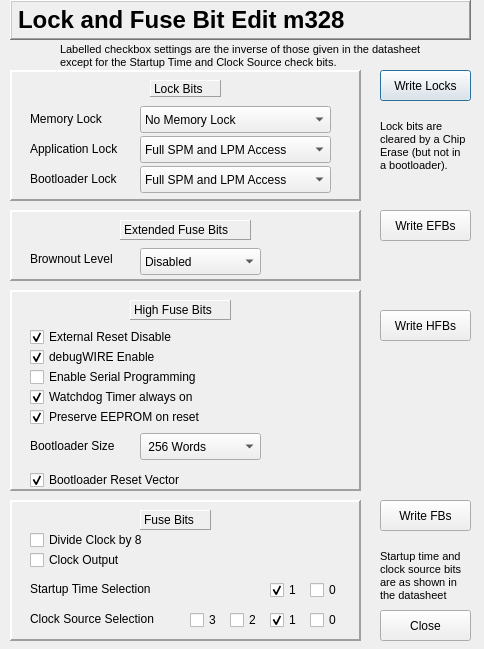
<?xml version="1.0" encoding="UTF-8"?>
<ui version="4.0">
 <class>M328Dialog</class>
 <widget class="QDialog" name="M328Dialog">
  <property name="geometry">
   <rect>
    <x>0</x>
    <y>0</y>
    <width>484</width>
    <height>649</height>
   </rect>
  </property>
  <property name="windowTitle">
   <string>Dialog</string>
  </property>
  <widget class="QLabel" name="titleLabel">
   <property name="geometry">
    <rect>
     <x>10</x>
     <y>0</y>
     <width>461</width>
     <height>40</height>
    </rect>
   </property>
   <property name="font">
    <font>
     <pointsize>18</pointsize>
     <weight>75</weight>
     <bold>true</bold>
    </font>
   </property>
   <property name="frameShape">
    <enum>QFrame::WinPanel</enum>
   </property>
   <property name="frameShadow">
    <enum>QFrame::Raised</enum>
   </property>
   <property name="text">
    <string>Lock and Fuse Bit Edit m328</string>
   </property>
  </widget>
  <widget class="QFrame" name="extFuseFrame">
   <property name="geometry">
    <rect>
     <x>10</x>
     <y>210</y>
     <width>351</width>
     <height>71</height>
    </rect>
   </property>
   <property name="frameShape">
    <enum>QFrame::Panel</enum>
   </property>
   <property name="frameShadow">
    <enum>QFrame::Raised</enum>
   </property>
   <property name="lineWidth">
    <number>2</number>
   </property>
   <widget class="QLabel" name="extFuseLabel">
    <property name="geometry">
     <rect>
      <x>110</x>
      <y>10</y>
      <width>131</width>
      <height>20</height>
     </rect>
    </property>
    <property name="frameShape">
     <enum>QFrame::Panel</enum>
    </property>
    <property name="frameShadow">
     <enum>QFrame::Raised</enum>
    </property>
    <property name="text">
     <string>Extended Fuse Bits</string>
    </property>
   </widget>
   <widget class="QComboBox" name="brownoutBox">
    <property name="geometry">
     <rect>
      <x>130</x>
      <y>38</y>
      <width>121</width>
      <height>27</height>
     </rect>
    </property>
    <item>
     <property name="text">
      <string>Disabled</string>
     </property>
    </item>
    <item>
     <property name="text">
      <string>1.8V</string>
     </property>
    </item>
    <item>
     <property name="text">
      <string>2.7V</string>
     </property>
    </item>
    <item>
     <property name="text">
      <string>4.3V</string>
     </property>
    </item>
   </widget>
   <widget class="QLabel" name="brownoutLabel">
    <property name="geometry">
     <rect>
      <x>20</x>
      <y>40</y>
      <width>111</width>
      <height>17</height>
     </rect>
    </property>
    <property name="text">
     <string>Brownout Level</string>
    </property>
   </widget>
  </widget>
  <widget class="QFrame" name="highFuseFrame">
   <property name="geometry">
    <rect>
     <x>10</x>
     <y>290</y>
     <width>351</width>
     <height>201</height>
    </rect>
   </property>
   <property name="frameShape">
    <enum>QFrame::Panel</enum>
   </property>
   <property name="frameShadow">
    <enum>QFrame::Raised</enum>
   </property>
   <property name="lineWidth">
    <number>2</number>
   </property>
   <widget class="QLabel" name="highFuseLabel_2">
    <property name="geometry">
     <rect>
      <x>120</x>
      <y>10</y>
      <width>101</width>
      <height>20</height>
     </rect>
    </property>
    <property name="frameShape">
     <enum>QFrame::Panel</enum>
    </property>
    <property name="frameShadow">
     <enum>QFrame::Raised</enum>
    </property>
    <property name="text">
     <string>High Fuse Bits</string>
    </property>
   </widget>
   <widget class="QCheckBox" name="resetDisableBox">
    <property name="geometry">
     <rect>
      <x>20</x>
      <y>37</y>
      <width>201</width>
      <height>20</height>
     </rect>
    </property>
    <property name="toolTip">
     <string>Disables the external reset pin for use as a general port</string>
    </property>
    <property name="layoutDirection">
     <enum>Qt::LeftToRight</enum>
    </property>
    <property name="text">
     <string>External Reset Disable  </string>
    </property>
    <property name="checked">
     <bool>true</bool>
    </property>
   </widget>
   <widget class="QCheckBox" name="debugWIREBox">
    <property name="geometry">
     <rect>
      <x>20</x>
      <y>57</y>
      <width>191</width>
      <height>20</height>
     </rect>
    </property>
    <property name="toolTip">
     <string>Enables the debugWire capability</string>
    </property>
    <property name="layoutDirection">
     <enum>Qt::LeftToRight</enum>
    </property>
    <property name="text">
     <string>debugWIRE Enable</string>
    </property>
    <property name="checked">
     <bool>true</bool>
    </property>
   </widget>
   <widget class="QCheckBox" name="enableSerialBox">
    <property name="geometry">
     <rect>
      <x>20</x>
      <y>77</y>
      <width>201</width>
      <height>20</height>
     </rect>
    </property>
    <property name="toolTip">
     <string>Enables the use of serial (SPI) programming of the target</string>
    </property>
    <property name="layoutDirection">
     <enum>Qt::LeftToRight</enum>
    </property>
    <property name="text">
     <string>Enable Serial Programming</string>
    </property>
    <property name="checked">
     <bool>false</bool>
    </property>
   </widget>
   <widget class="QCheckBox" name="watchdogOnBox">
    <property name="geometry">
     <rect>
      <x>20</x>
      <y>97</y>
      <width>201</width>
      <height>20</height>
     </rect>
    </property>
    <property name="toolTip">
     <string>Prevents the watchdog timer from being turned off</string>
    </property>
    <property name="layoutDirection">
     <enum>Qt::LeftToRight</enum>
    </property>
    <property name="text">
     <string>Watchdog Timer always on</string>
    </property>
    <property name="checked">
     <bool>true</bool>
    </property>
   </widget>
   <widget class="QCheckBox" name="preserveEEPROMBox">
    <property name="geometry">
     <rect>
      <x>20</x>
      <y>117</y>
      <width>201</width>
      <height>20</height>
     </rect>
    </property>
    <property name="toolTip">
     <string>Keeps the EEPROM contents following a chip erase action</string>
    </property>
    <property name="layoutDirection">
     <enum>Qt::LeftToRight</enum>
    </property>
    <property name="text">
     <string>Preserve EEPROM on reset</string>
    </property>
    <property name="checked">
     <bool>true</bool>
    </property>
   </widget>
   <widget class="QComboBox" name="bootSizeBox">
    <property name="geometry">
     <rect>
      <x>130</x>
      <y>143</y>
      <width>121</width>
      <height>27</height>
     </rect>
    </property>
    <item>
     <property name="text">
      <string> 256 Words</string>
     </property>
    </item>
    <item>
     <property name="text">
      <string> 512 Words</string>
     </property>
    </item>
    <item>
     <property name="text">
      <string>1024 Words</string>
     </property>
    </item>
    <item>
     <property name="text">
      <string>2048 Words</string>
     </property>
    </item>
   </widget>
   <widget class="QCheckBox" name="bootResetCheck">
    <property name="geometry">
     <rect>
      <x>20</x>
      <y>180</y>
      <width>201</width>
      <height>20</height>
     </rect>
    </property>
    <property name="toolTip">
     <string>When checked it will start in the bootloader section on reset, otherwise it starts at location 0000</string>
    </property>
    <property name="layoutDirection">
     <enum>Qt::LeftToRight</enum>
    </property>
    <property name="text">
     <string>Bootloader Reset Vector</string>
    </property>
    <property name="checked">
     <bool>true</bool>
    </property>
   </widget>
   <widget class="QLabel" name="bootSizeLabel">
    <property name="geometry">
     <rect>
      <x>20</x>
      <y>147</y>
      <width>111</width>
      <height>17</height>
     </rect>
    </property>
    <property name="text">
     <string>Bootloader Size</string>
    </property>
   </widget>
  </widget>
  <widget class="QFrame" name="fuseFrame">
   <property name="geometry">
    <rect>
     <x>10</x>
     <y>500</y>
     <width>351</width>
     <height>141</height>
    </rect>
   </property>
   <property name="frameShape">
    <enum>QFrame::Panel</enum>
   </property>
   <property name="frameShadow">
    <enum>QFrame::Raised</enum>
   </property>
   <property name="lineWidth">
    <number>2</number>
   </property>
   <widget class="QCheckBox" name="clockOutBox">
    <property name="geometry">
     <rect>
      <x>20</x>
      <y>50</y>
      <width>201</width>
      <height>20</height>
     </rect>
    </property>
    <property name="toolTip">
     <string>Output the clock signal on pin PB0</string>
    </property>
    <property name="layoutDirection">
     <enum>Qt::LeftToRight</enum>
    </property>
    <property name="text">
     <string>Clock Output</string>
    </property>
    <property name="checked">
     <bool>false</bool>
    </property>
   </widget>
   <widget class="QCheckBox" name="clockDivide8Box">
    <property name="geometry">
     <rect>
      <x>20</x>
      <y>30</y>
      <width>201</width>
      <height>20</height>
     </rect>
    </property>
    <property name="toolTip">
     <string>Divide down the clock frequency by 8</string>
    </property>
    <property name="layoutDirection">
     <enum>Qt::LeftToRight</enum>
    </property>
    <property name="text">
     <string>Divide Clock by 8</string>
    </property>
    <property name="checked">
     <bool>false</bool>
    </property>
   </widget>
   <widget class="QLabel" name="fuseLabel">
    <property name="geometry">
     <rect>
      <x>130</x>
      <y>10</y>
      <width>71</width>
      <height>20</height>
     </rect>
    </property>
    <property name="frameShape">
     <enum>QFrame::Panel</enum>
    </property>
    <property name="frameShadow">
     <enum>QFrame::Raised</enum>
    </property>
    <property name="text">
     <string>Fuse Bits</string>
    </property>
   </widget>
   <widget class="QCheckBox" name="startupTimeBox">
    <property name="geometry">
     <rect>
      <x>300</x>
      <y>80</y>
      <width>41</width>
      <height>20</height>
     </rect>
    </property>
    <property name="toolTip">
     <string/>
    </property>
    <property name="layoutDirection">
     <enum>Qt::LeftToRight</enum>
    </property>
    <property name="text">
     <string>0</string>
    </property>
    <property name="checked">
     <bool>false</bool>
    </property>
   </widget>
   <widget class="QCheckBox" name="startupTimeBox_2">
    <property name="geometry">
     <rect>
      <x>260</x>
      <y>80</y>
      <width>41</width>
      <height>20</height>
     </rect>
    </property>
    <property name="toolTip">
     <string/>
    </property>
    <property name="layoutDirection">
     <enum>Qt::LeftToRight</enum>
    </property>
    <property name="text">
     <string>1</string>
    </property>
    <property name="checked">
     <bool>true</bool>
    </property>
   </widget>
   <widget class="QCheckBox" name="clockSourceBox">
    <property name="geometry">
     <rect>
      <x>300</x>
      <y>110</y>
      <width>41</width>
      <height>20</height>
     </rect>
    </property>
    <property name="toolTip">
     <string/>
    </property>
    <property name="layoutDirection">
     <enum>Qt::LeftToRight</enum>
    </property>
    <property name="text">
     <string>0</string>
    </property>
    <property name="checked">
     <bool>false</bool>
    </property>
   </widget>
   <widget class="QCheckBox" name="clockSourceBox_2">
    <property name="geometry">
     <rect>
      <x>260</x>
      <y>110</y>
      <width>41</width>
      <height>20</height>
     </rect>
    </property>
    <property name="toolTip">
     <string/>
    </property>
    <property name="layoutDirection">
     <enum>Qt::LeftToRight</enum>
    </property>
    <property name="text">
     <string>1</string>
    </property>
    <property name="checked">
     <bool>true</bool>
    </property>
   </widget>
   <widget class="QCheckBox" name="clockSourceBox_3">
    <property name="geometry">
     <rect>
      <x>220</x>
      <y>110</y>
      <width>41</width>
      <height>20</height>
     </rect>
    </property>
    <property name="toolTip">
     <string/>
    </property>
    <property name="layoutDirection">
     <enum>Qt::LeftToRight</enum>
    </property>
    <property name="text">
     <string>2</string>
    </property>
    <property name="checked">
     <bool>false</bool>
    </property>
   </widget>
   <widget class="QCheckBox" name="clockSourceBox_4">
    <property name="geometry">
     <rect>
      <x>180</x>
      <y>110</y>
      <width>41</width>
      <height>20</height>
     </rect>
    </property>
    <property name="toolTip">
     <string/>
    </property>
    <property name="layoutDirection">
     <enum>Qt::LeftToRight</enum>
    </property>
    <property name="text">
     <string>3</string>
    </property>
    <property name="checked">
     <bool>false</bool>
    </property>
   </widget>
   <widget class="QLabel" name="startupTimeLabel_2">
    <property name="geometry">
     <rect>
      <x>20</x>
      <y>80</y>
      <width>151</width>
      <height>17</height>
     </rect>
    </property>
    <property name="toolTip">
     <string>This depends on the choice of clock source. Refer to the datasheets. The settings are not inverted and match those of the datasheet.</string>
    </property>
    <property name="text">
     <string>Startup Time Selection</string>
    </property>
   </widget>
   <widget class="QLabel" name="clockSourceLabel_2">
    <property name="geometry">
     <rect>
      <x>20</x>
      <y>110</y>
      <width>151</width>
      <height>17</height>
     </rect>
    </property>
    <property name="toolTip">
     <string>Clock Source Selection.. Refer to the datasheets. The settings are not inverted and match those of the datasheet.</string>
    </property>
    <property name="text">
     <string>Clock Source Selection</string>
    </property>
   </widget>
  </widget>
  <widget class="QLabel" name="warningLabel_2">
   <property name="geometry">
    <rect>
     <x>60</x>
     <y>40</y>
     <width>371</width>
     <height>31</height>
    </rect>
   </property>
   <property name="font">
    <font>
     <family>Arial</family>
     <pointsize>8</pointsize>
    </font>
   </property>
   <property name="text">
    <string>Labelled checkbox settings are the inverse of those given in the datasheet
except for the Startup Time and Clock Source check bits.</string>
   </property>
  </widget>
  <widget class="QFrame" name="lockFrame">
   <property name="geometry">
    <rect>
     <x>10</x>
     <y>70</y>
     <width>351</width>
     <height>131</height>
    </rect>
   </property>
   <property name="frameShape">
    <enum>QFrame::Panel</enum>
   </property>
   <property name="frameShadow">
    <enum>QFrame::Raised</enum>
   </property>
   <property name="lineWidth">
    <number>2</number>
   </property>
   <widget class="QLabel" name="memoryLockLabel">
    <property name="geometry">
     <rect>
      <x>20</x>
      <y>40</y>
      <width>91</width>
      <height>17</height>
     </rect>
    </property>
    <property name="text">
     <string>Memory Lock</string>
    </property>
   </widget>
   <widget class="QComboBox" name="appLockBox">
    <property name="geometry">
     <rect>
      <x>130</x>
      <y>66</y>
      <width>191</width>
      <height>27</height>
     </rect>
    </property>
    <property name="toolTip">
     <string>Selects the type of memory locking in the application memory space.</string>
    </property>
    <item>
     <property name="text">
      <string>Full SPM and LPM Access</string>
     </property>
    </item>
    <item>
     <property name="text">
      <string>No SPM Write Access</string>
     </property>
    </item>
    <item>
     <property name="text">
      <string>No LPM Read Access</string>
     </property>
    </item>
    <item>
     <property name="text">
      <string>No SPM Write/LPM Read Access</string>
     </property>
    </item>
   </widget>
   <widget class="QComboBox" name="memoryLockBox">
    <property name="geometry">
     <rect>
      <x>130</x>
      <y>36</y>
      <width>191</width>
      <height>27</height>
     </rect>
    </property>
    <property name="toolTip">
     <string>Selects the type of locking of memory, either none, read only or read/write. Fuse bits are locked in the latter two modes.</string>
    </property>
    <item>
     <property name="text">
      <string>No Memory Lock</string>
     </property>
    </item>
    <item>
     <property name="text">
      <string>Memory/Fuse Write Lock</string>
     </property>
    </item>
    <item>
     <property name="text">
      <string>Memory/Fuse/BootLock Read and Write Lock</string>
     </property>
    </item>
   </widget>
   <widget class="QLabel" name="appLockLabel">
    <property name="geometry">
     <rect>
      <x>20</x>
      <y>70</y>
      <width>111</width>
      <height>17</height>
     </rect>
    </property>
    <property name="text">
     <string>Application Lock</string>
    </property>
   </widget>
   <widget class="QLabel" name="bootLockLabel">
    <property name="geometry">
     <rect>
      <x>20</x>
      <y>100</y>
      <width>111</width>
      <height>17</height>
     </rect>
    </property>
    <property name="text">
     <string>Bootloader Lock</string>
    </property>
   </widget>
   <widget class="QLabel" name="lockLabel">
    <property name="geometry">
     <rect>
      <x>140</x>
      <y>10</y>
      <width>71</width>
      <height>17</height>
     </rect>
    </property>
    <property name="frameShape">
     <enum>QFrame::Panel</enum>
    </property>
    <property name="frameShadow">
     <enum>QFrame::Raised</enum>
    </property>
    <property name="text">
     <string>Lock Bits</string>
    </property>
   </widget>
   <widget class="QComboBox" name="bootLockBox">
    <property name="geometry">
     <rect>
      <x>130</x>
      <y>96</y>
      <width>191</width>
      <height>27</height>
     </rect>
    </property>
    <property name="toolTip">
     <string>Selects the type of memory locking in the bootloader memory space.</string>
    </property>
    <item>
     <property name="text">
      <string>Full SPM and LPM Access</string>
     </property>
    </item>
    <item>
     <property name="text">
      <string>No SPM Write Access</string>
     </property>
    </item>
    <item>
     <property name="text">
      <string>No LPM Read Access</string>
     </property>
    </item>
    <item>
     <property name="text">
      <string>No SPM Write/LPM Read Access</string>
     </property>
    </item>
   </widget>
  </widget>
  <widget class="QPushButton" name="lockWriteButton">
   <property name="geometry">
    <rect>
     <x>380</x>
     <y>70</y>
     <width>91</width>
     <height>31</height>
    </rect>
   </property>
   <property name="text">
    <string>Write Locks</string>
   </property>
  </widget>
  <widget class="QPushButton" name="extFuseWriteButton">
   <property name="geometry">
    <rect>
     <x>380</x>
     <y>210</y>
     <width>91</width>
     <height>31</height>
    </rect>
   </property>
   <property name="text">
    <string>Write EFBs</string>
   </property>
  </widget>
  <widget class="QPushButton" name="highFuseWriteButton">
   <property name="geometry">
    <rect>
     <x>380</x>
     <y>310</y>
     <width>91</width>
     <height>31</height>
    </rect>
   </property>
   <property name="text">
    <string>Write HFBs</string>
   </property>
  </widget>
  <widget class="QPushButton" name="fuseWriteButton">
   <property name="geometry">
    <rect>
     <x>380</x>
     <y>500</y>
     <width>91</width>
     <height>31</height>
    </rect>
   </property>
   <property name="text">
    <string>Write FBs</string>
   </property>
  </widget>
  <widget class="QLabel" name="warningLabel">
   <property name="geometry">
    <rect>
     <x>380</x>
     <y>550</y>
     <width>91</width>
     <height>51</height>
    </rect>
   </property>
   <property name="font">
    <font>
     <family>Arial</family>
     <pointsize>8</pointsize>
    </font>
   </property>
   <property name="text">
    <string>Startup time and
clock source bits
are as shown in
the datasheet</string>
   </property>
  </widget>
  <widget class="QLabel" name="warningLabel_3">
   <property name="geometry">
    <rect>
     <x>380</x>
     <y>120</y>
     <width>91</width>
     <height>51</height>
    </rect>
   </property>
   <property name="font">
    <font>
     <family>Arial</family>
     <pointsize>8</pointsize>
    </font>
   </property>
   <property name="text">
    <string>Lock bits are
cleared by a Chip
Erase (but not in
a bootloader).</string>
   </property>
  </widget>
  <widget class="QPushButton" name="closeButton">
   <property name="geometry">
    <rect>
     <x>380</x>
     <y>610</y>
     <width>91</width>
     <height>31</height>
    </rect>
   </property>
   <property name="text">
    <string>Close</string>
   </property>
  </widget>
 </widget>
 <resources/>
 <connections/>
</ui>
